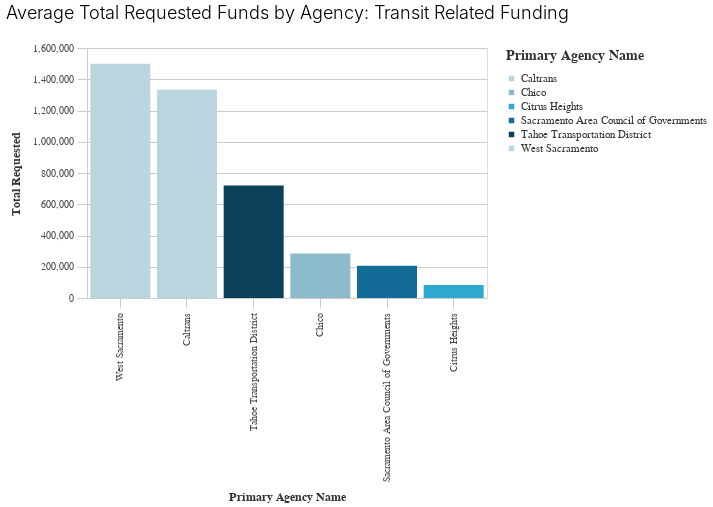

Here is the notebook cell this chart was saved with:
### Code cell
_dla_utils.basic_bar_chart((((_dla_utils.calculate_data_all(transit, 'total_requested', 'primary_agency_name', aggfunc="mean"))
                          >>arrange(-_.total_requested)).head(30)
                        ), 'primary_agency_name','total_requested', 'primary_agency_name', subset,
                           'Average Total Requested Funds by Agency: Transit Related Funding'
                       )

### Figure 1 — Vega-Lite specification as saved in the notebook (floating-point values rounded to 4 significant figures)
{"config": {"view": {"continuousWidth": 400, "continuousHeight": 300}, "axis": {"domainColor": "#cbcbcb", "grid": true, "gridColor": "#cbcbcb", "gridWidth": 1, "labelColor": "#474747", "labelFont": "Nunito Sans", "labelFontSize": 10, "labelPadding": 4, "tickColor": "#cbcbcb", "tickSize": 10, "titleColor": "#333", "titleFont": "Raleway", "titleFontSize": 12, "titlePadding": 10}, "axisBand": {"grid": false}, "background": "white", "font": "Raleway", "header": {"labelFont": "Nunito Sans", "titleFont": "Raleway"}, "legend": {"labelColor": "#333", "labelFont": "Nunito Sans", "labelFontSize": 11, "labelLimit": 0, "padding": 1, "symbolSize": 30, "symbolType": "square", "titleColor": "#333", "titleFont": "Raleway", "titleFontSize": 14, "titlePadding": 10}, "title": {"anchor": "middle", "font": "Raleway", "fontSize": 18, "fontWeight": 300, "offset": 20}}, "data": {"name": "data-9cabd7870bcdd3e1b112f3d8be76d6b2"}, "mark": "bar", "encoding": {"color": {"field": "primary_agency_name", "legend": {"title": "Primary Agency Name"}, "scale": {"range": ["#B9D6DF", "#8CBCCB", "#2EA8CE", "#136C97", "#0B405B"]}, "type": "nominal"}, "x": {"field": "primary_agency_name", "sort": "-y", "title": "Primary Agency Name", "type": "nominal"}, "y": {"field": "total_requested", "title": "Total Requested", "type": "quantitative"}}, "height": 250, "title": "Average Total Requested Funds by Agency: Transit Related Funding", "width": 400, "$schema": "https://vega.github.io/schema/vega-lite/v4.17.0.json", "datasets": {"data-9cabd7870bcdd3e1b112f3d8be76d6b2": [{"primary_agency_name": "West Sacramento", "total_requested": 1500000.0}, {"primary_agency_name": "Caltrans", "total_requested": 1333000.0}, {"primary_agency_name": "Tahoe Transportation District", "total_requested": 719400.0}, {"primary_agency_name": "Chico", "total_requested": 285300.0}, {"primary_agency_name": "Sacramento Area Council of Governments", "total_requested": 207200.0}, {"primary_agency_name": "Citrus Heights", "total_requested": 83330.0}]}}
